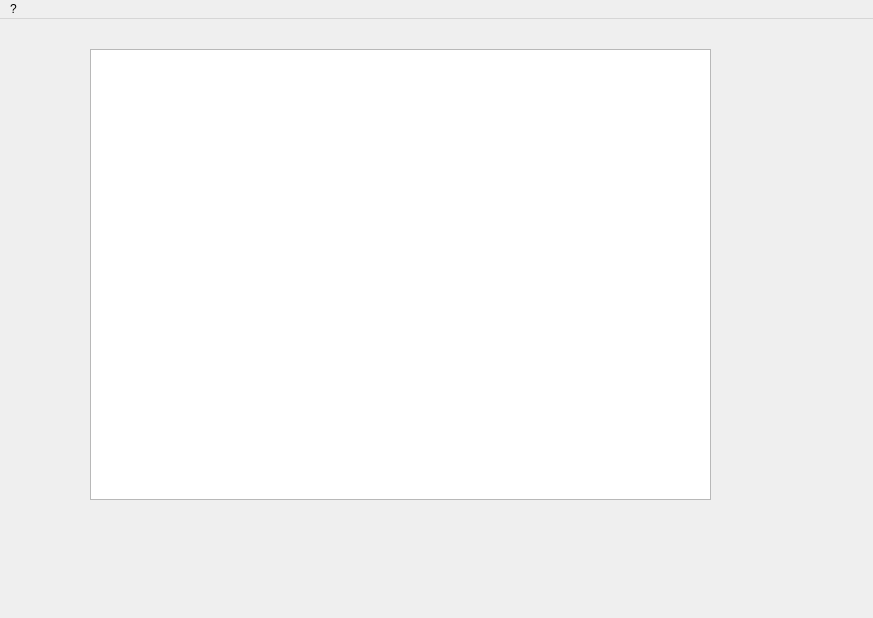
<?xml version="1.0" encoding="UTF-8"?>
<ui version="4.0">
 <class>MainWindow</class>
 <widget class="QMainWindow" name="MainWindow">
  <property name="geometry">
   <rect>
    <x>0</x>
    <y>0</y>
    <width>873</width>
    <height>618</height>
   </rect>
  </property>
  <property name="windowTitle">
   <string>StdHelper</string>
  </property>
  <widget class="QWidget" name="centralWidget">
   <widget class="QGraphicsView" name="graphicsView">
    <property name="geometry">
     <rect>
      <x>90</x>
      <y>30</y>
      <width>621</width>
      <height>451</height>
     </rect>
    </property>
    <property name="minimumSize">
     <size>
      <width>621</width>
      <height>451</height>
     </size>
    </property>
    <property name="foregroundBrush">
     <brush brushstyle="NoBrush">
      <color alpha="255">
       <red>0</red>
       <green>0</green>
       <blue>0</blue>
      </color>
     </brush>
    </property>
   </widget>
  </widget>
  <widget class="QMenuBar" name="menuBar">
   <property name="geometry">
    <rect>
     <x>0</x>
     <y>0</y>
     <width>873</width>
     <height>27</height>
    </rect>
   </property>
   <widget class="QMenu" name="menuMore">
    <property name="title">
     <string>?</string>
    </property>
    <addaction name="actionSettings"/>
    <addaction name="separator"/>
    <addaction name="actionQuit"/>
   </widget>
   <addaction name="menuMore"/>
  </widget>
  <action name="actionSettings">
   <property name="text">
    <string>&amp;Settings</string>
   </property>
  </action>
  <action name="actionQuit">
   <property name="text">
    <string>&amp;Quit</string>
   </property>
  </action>
 </widget>
 <layoutdefault spacing="6" margin="11"/>
 <resources/>
 <connections>
  <connection>
   <sender>actionQuit</sender>
   <signal>triggered()</signal>
   <receiver>MainWindow</receiver>
   <slot>close()</slot>
   <hints>
    <hint type="sourcelabel">
     <x>-1</x>
     <y>-1</y>
    </hint>
    <hint type="destinationlabel">
     <x>436</x>
     <y>308</y>
    </hint>
   </hints>
  </connection>
 </connections>
</ui>
